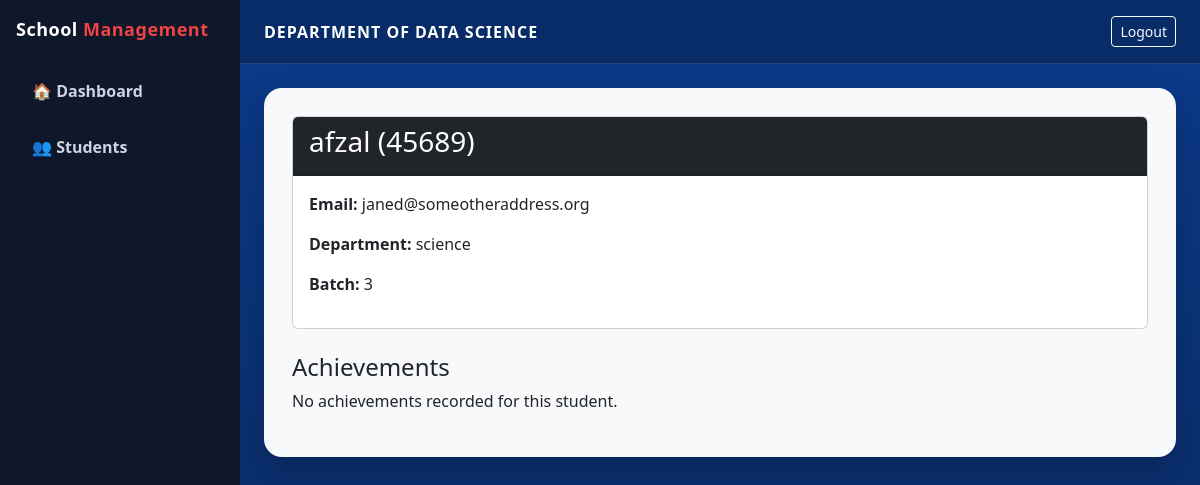
Screenshot of /student/6/ (signed in) with the database file from the repository.
### myapp2/models.py (models this page shows, shortened)
class Student(models.Model):
    name = models.CharField(max_length=100)
    email = models.EmailField()
    register_number = models.CharField(max_length=20, unique=True)
    course = models.CharField(max_length=100)
    batch = models.CharField(max_length=20)
    department = models.CharField(max_length=100)
    status = models.CharField(max_length=20, default='Active')
    created_at = models.DateTimeField(auto_now_add=True)  # add this

### myapp2/views.py (the view)
# urls.py: path('student/<int:pk>/', views.student_detail, name='student_detail'),
@login_required
def student_detail(request, pk):
    student = get_object_or_404(Student, pk=pk)
    achievements = student.achievements.all()
    context = {
        "student": student,
        "achievements": achievements
    }
    return render(request, "myapp2/student_single_detail.html", context)

### templates/myapp2/student_single_detail.html
{% extends "myapp2/base_auth.html" %}
{% block content %}
<div class="card mb-4">
    <div class="card-header bg-dark text-white">
        <h3>{{ student.name }} ({{ student.register_number }})</h3>
    </div>
    <div class="card-body">
        <p><strong>Email:</strong> {{ student.email }}</p>
        <p><strong>Department:</strong> {{ student.department }}</p>
        <p><strong>Batch:</strong> {{ student.batch }}</p>
    </div>
</div>
<h4>Achievements</h4>
<div class="row">
    {% for achievement in achievements %}
    <div class="col-md-6 mb-3">
        <div class="card border-primary">
            <div class="card-body">
                <h5 class="card-title">{{ achievement.title }}</h5>
                <h6 class="card-subtitle mb-2 text-muted">{{ achievement.date }}</h6>
                <p class="card-text">{{ achievement.description }}</p>
                <p>Status: <strong>{{ achievement.status }}</strong></p>
                </div>
        </div>
    </div>
    {% empty %}
    <p>No achievements recorded for this student.</p>
    {% endfor %}
</div>
{% endblock %}

### myapp2/static/myapp2/dashboard.css (style rules this page uses)
html, body { height: 100%; }
body { margin: 0; overflow-x: hidden; font-family: "Segoe UI", sans-serif; }

### rows the page displays
Student: name "afzal", register_number "45689", email "janed@someotheraddress.org", department "science", batch "3"
